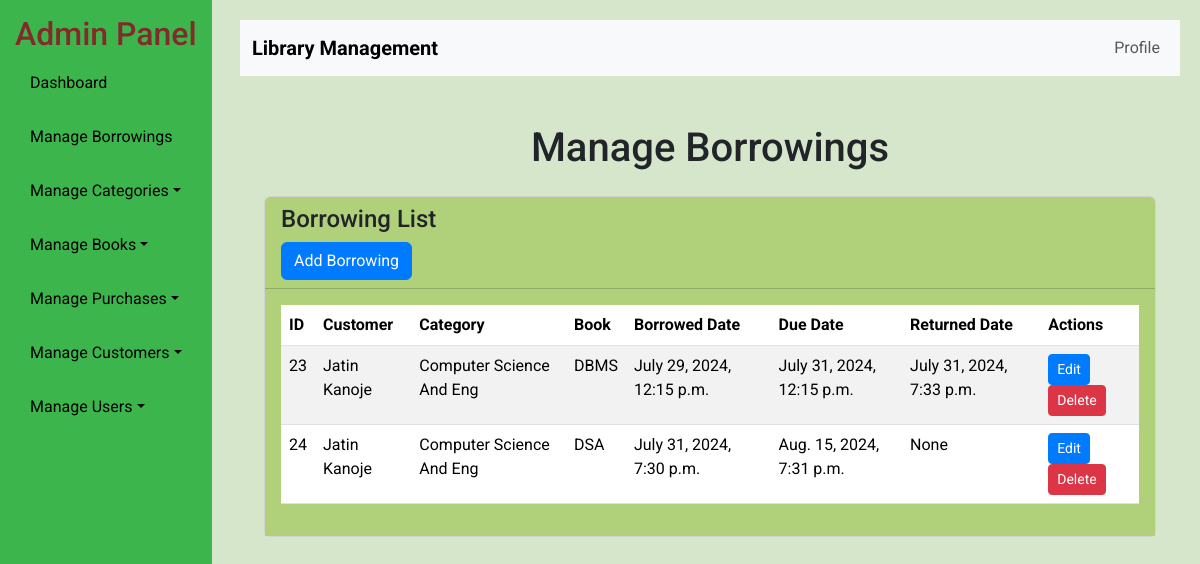
Page /ladmin/borrowings/ on the earlier database version.
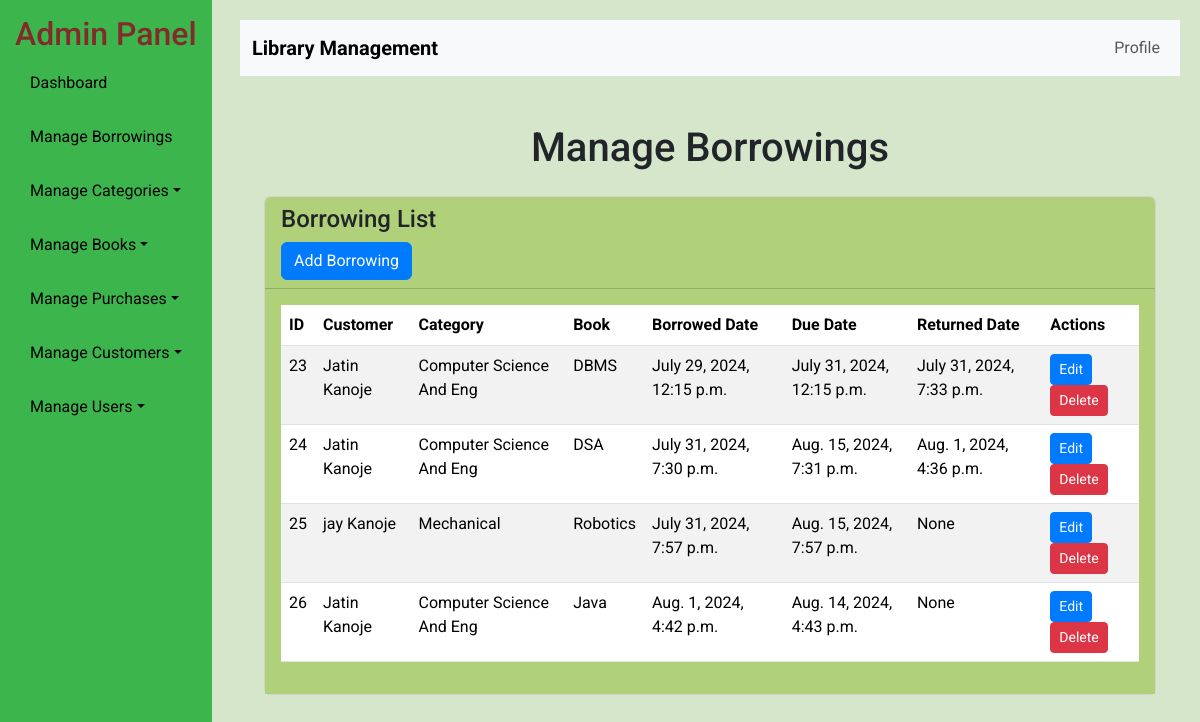
Same page on the later database version.
### ladmin/models.py (models this page shows, shortened)
class Borrowing(models.Model):
    user = models.ForeignKey(customer, on_delete=models.CASCADE)
    category = models.ForeignKey(Category, on_delete=models.CASCADE, null=True)
    book = models.ForeignKey(Book, on_delete=models.CASCADE)
    borrowed_date = models.DateTimeField(default=timezone.now)
    due_date = models.DateTimeField()
    returned_date = models.DateTimeField(blank=True, null=True)

class Book(models.Model):
    book_id = models.CharField(max_length=100, unique=True, null=True)
    title = models.CharField(max_length=255)
    author = models.CharField(max_length=255)
    category = models.ForeignKey(Category, on_delete=models.CASCADE)
    quantity = models.PositiveIntegerField(default=0)
    def __str__(self):
        return self.title

class Category(models.Model):
    name = models.CharField(max_length=255)
    def __str__(self):
        return self.name

### cust/models.py (models this page shows)
class customer(models.Model):
    user = models.OneToOneField(User, on_delete=models.CASCADE, null=True)
    name = models.CharField(max_length=50, null=True)
    mobile = models.IntegerField(null=True)
    email = models.EmailField(max_length=254, null=True)
    address = models.CharField(max_length=50, null=True)
    gender = models.CharField(max_length=50, null=True)
    created_at = models.DateTimeField(auto_now=False, auto_now_add=False, null=True)
    picture=models.ImageField(null=True)
    active = models.BooleanField(default=True)
    def __str__(self):
        return self.name

### ladmin/views.py (the view)
# urls.py: path('borrowings/', admin_borrowings, name='admin_borrowings'),
def admin_borrowings(request):
    borrowings = Borrowing.objects.all()
    return render(request, 'ladmin/aborrowing.html', {'borrowings': borrowings})

### template/ladmin/aborrowing.html
{% extends "ladmin/base.html" %}
{% block content %}
<div class="container mt-5">
    <h1 class="text-center">Manage Borrowings</h1>
    <div class="row mt-4">
        <div class="col-md-12">
            <div class="card">
                <div class="card-header">
                    <h4>Borrowing List</h4>
                    <a href="{% url 'admin_add_borrowing' %}" class="btn btn-primary">Add Borrowing</a>
                </div>
                <div class="card-body">
                    <table class="table table-striped">
                        <thead>
                            <tr>
                                <th>ID</th>
                                <th>Customer</th>
                                <th>Category</th>
                                <th>Book</th>
                                <th>Borrowed Date</th>
                                <th>Due Date</th>
                                <th>Returned Date</th>
                                <th>Actions</th>
                            </tr>
                        </thead>
                        <tbody>
                            {% for borrowing in borrowings %}
                            <tr>
                                <td>{{ borrowing.id }}</td>
                                <td>{{ borrowing.user }}</td>
                                <td>{{ borrowing.book.category }}</td>
                                <td>{{ borrowing.book }}</td>
                                <td>{{ borrowing.borrowed_date }}</td>
                                <td>{{ borrowing.due_date }}</td>
                                <td>{{ borrowing.returned_date }}</td>
                                <td>
                                    <a href="{% url 'admin_edit_borrowing' borrowing.id %}" class="btn btn-sm btn-primary">Edit</a>
                                    <a href="#" class="btn btn-sm btn-danger">Delete</a>
                                </td>
                            </tr>
                            {% endfor %}
                        </tbody>
                    </table>
                </div>
            </div>
        </div>
    </div>
</div>
{% endblock content %}

### template/ladmin/base.html (shortened to what this page needs)
<!doctype html>
<html lang="en">
<head>
    <link href="https://cdn.jsdelivr.net/npm/bootstrap@5.3.3/dist/css/bootstrap.min.css" rel="stylesheet">
</head>
<body>
    <div class="sidebar">
        <h2>Admin Panel</h2>
        <a href="{% url 'ahome' %}">Dashboard</a>
        <a href="{% url 'admin_borrowings' %}">Manage Borrowings</a>
        <div class="dropdown">
            <a href="#" class="dropdown-toggle" id="manageCategoriesDropdown" data-bs-toggle="dropdown" aria-expanded="false">Manage Categories</a>
        </div>
        <div class="dropdown">
            <a href="#" class="dropdown-toggle" id="manageBooksDropdown" data-bs-toggle="dropdown" aria-expanded="false">Manage Books</a>
        </div>
        <div class="dropdown">
            <a href="#" class="dropdown-toggle" id="managePurchaseDropdown" data-bs-toggle="dropdown" aria-expanded="false">Manage Purchases</a>
        </div>
        <div class="dropdown">
            <a href="#" class="dropdown-toggle" id="manageCustomersDropdown" data-bs-toggle="dropdown" aria-expanded="false">Manage Customers</a>
        </div>
        <div class="dropdown">
            <a href="#" class="dropdown-toggle" id="manageUsersDropdown" data-bs-toggle="dropdown" aria-expanded="false">Manage Users</a>
        </div>
    </div>
    <div class="content">
        <nav class="navbar navbar-expand-lg navbar-light bg-light">
            <div class="container-fluid">
                <a class="navbar-brand" href="#">Library Management</a>
                <div class="collapse navbar-collapse" id="navbarNav">
                    <ul class="navbar-nav ms-auto">
                        <li class="nav-item">
                            <a class="nav-link" href="#">Profile</a>
                        </li>
                    </ul>
                </div>
            </div>
        </nav>
        <div class="container-fluid mt-4">
            {% block content %}
            {% endblock content %}
        </div>
    </div>
</body>
</html>

### template/ladmin/base.html (style rules this page uses)
body { font-family: 'Roboto', sans-serif; background-color: #d5e6cb; }
.navbar-brand { font-weight: 700; }
.sidebar { height: 100vh; background-color: #3cb64c; padding: 15px; position: fixed; top: 0; bottom: 0; left: 0; z-index: 1000; color: #822b2b; }
.sidebar a { color: #000000; text-decoration: none; display: block; padding: 10px 15px; margin-bottom: 10px; border-radius: 4px; }
.content { margin-left: 220px; padding: 20px; }
.card-header, .card-body { background-color: #b0d17a; }
.btn-primary { background-color: #007bff; border-color: #007bff; }

Differences in the rows shown:
changed Borrowing "DSA": returned_date "None" → "Aug. 1, 2024, 4:36 p.m."
added Borrowing: id "25", user "jay Kanoje", book.category "Mechanical", book "Robotics", borrowed_date "July 31, 2024, 7:57 p.m.", due_date "Aug. 15, 2024, 7:57 p.m.", returned_date "None"
added Borrowing: id "26", user "Jatin Kanoje", book.category "Computer Science And Eng", book "Java", borrowed_date "Aug. 1, 2024, 4:42 p.m.", due_date "Aug. 14, 2024, 4:43 p.m.", returned_date "None"
